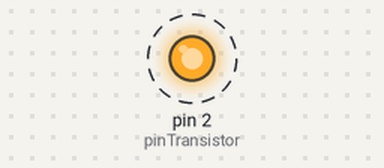
Bench run of a sketch on a simulated Arduino Uno, built with avr-gcc and run on an emulated ATmega328P. On the bench: output pins drawn as LEDs (lit = HIGH). Dashed ring = blinking. What the sketch prints to the serial monitor is not drawn.

Above: at 0.5 s.
Timing chart, 0 to 4.6 s (numbered marks = the images above):
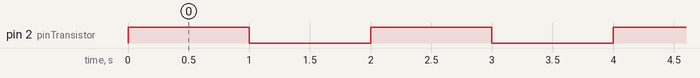

The sketch:

BS170.ino
```cpp
int pinTransistor = 2; //PB_5

void setup() {
  Serial.begin(9600);
}

void loop() {
  Serial.println("START moteur 50%");
  analogWrite(pinTransistor, 510);
  delay(1000);

  Serial.println("STOP moteur");
  analogWrite(pinTransistor, 0);
  delay(1000);
}
```

Measured:
- by itself, pin 2 (pinTransistor): alternates HIGH for 1.0 s and LOW for 1.0 s
